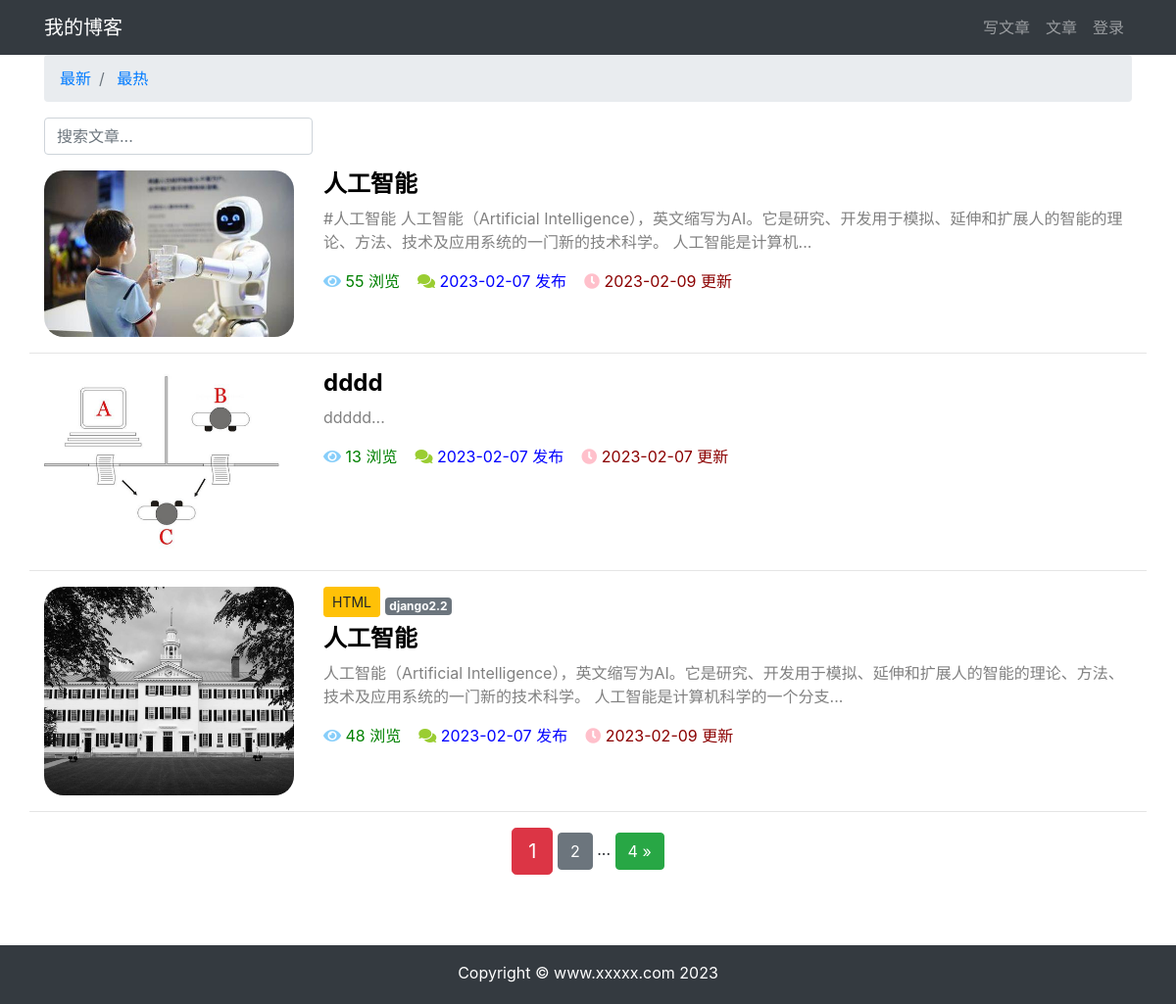
The page / on the database its author committed.
### article/models.py (models this page shows, shortened)
class ArticlePost(models.Model):
    author = models.ForeignKey(User, on_delete=models.CASCADE)
    avatar = models.ImageField(upload_to='article/%Y%m%d/', blank=True)
    column = models.ForeignKey(
        ArticleColumn,
        null=True,
        blank=True,
        on_delete=models.CASCADE,
        related_name='article'
    )
    title = models.CharField(max_length=100)
    tags = TaggableManager(blank=True)
    body = models.TextField()
    created = models.DateTimeField(default=timezone.now)
    updated = models.DateTimeField(auto_now=True)
    total_views = models.PositiveIntegerField(default=0)
    class Meta:
        ordering = ('-created',)

class ArticleColumn(models.Model):
    title = models.CharField(max_length=100, blank=True)
    created = models.DateTimeField(default=timezone.now)
    def __str__(self):
        return self.title

### article/views.py (the view)
# urls.py: path('', article_list, name='home'),
def article_list(request):
    search = request.GET.get('search')
    order = request.GET.get('order')
    column = request.GET.get('column')
    tag = request.GET.get('tag')
    article_list = ArticlePost.objects.all()
    if search:
        article_list = article_list.filter(
            Q(title__icontains=search) |
            Q(body__icontains=search)
        )
    else:
        search = ''
    if column is not None and column.isdigit():
        article_list = article_list.filter(column=column)
    if tag and tag != 'None':
        article_list = article_list.filter(tags__name__in=[tag])
    if order == 'total_views':
        article_list = article_list.order_by('-total_views')
    paginator = Paginator(article_list, 3)
    page = request.GET.get('page')
    articles = paginator.get_page(page)
    context = {
        'articles': articles,
        'order': order,
        'search': search,
        'column': column,
        'tag': tag,
    }
    return render(request, 'article/list.html', context)

### templates/article/list.html (shortened to what this page needs)
{% extends "base.html" %}
{% load staticfiles %}
{% block content %}
    <div class="container">
        <nav aria-label="breadcrumb">
            <ol class="breadcrumb">
                <li class="breadcrumb-item">
                    <a href="{% url 'article:article_list' %}?search={{ search }}&column={{ column }}&tag={{ tag }}">
                        最新
                    </a>
                </li>
                <li class="breadcrumb-item">
                    <a href="{% url 'article:article_list' %}?order=total_views&search={{ search }}&column={{ column }}&tag={{ tag }}">
                        最热
                    </a>
                </li>
            </ol>
        </nav>
        <div class="row">
            <div class="col-auto mr-auto">
                <form class="form-inline">
                    <input type="text"
                           class="form-control mb-2 mr-sm-2"
                           name="search"
                           placeholder="搜索文章..."
                           required
                    >
                </form>
            </div>
        </div>
        <div class="row mt-2">
            {% for article in articles %}
                {% if article.avatar %}
                    <div class="col-3">
                        <img src="{{ article.avatar.url }}"
                             alt="avatar"
                             style="max-width:100%; border-radius: 20px"
                        >
                    </div>
                {% endif %}
                <div class="col">
                    {% if article.column %}
                        <a type="button"
                           class="btn btn-sm mb-2
                        {% if article.column.title == 'CSS' %}
                            btn-success
                        {% elif article.column.title == 'JavaScript' %}
                            btn-danger
                        {% elif article.column.title == 'HTML' %}
                            btn-warning
                        {% endif %}
                        "
                           href="{% url 'article:article_list' %}?column={{ article.column.id }}">
                            {{ article.column }}
                        </a>
                    {% endif %}
                    <span>
                        {% for tag in article.tags.all %}
                            <a href="{% url 'article:article_list' %}?tag={{ tag }}" class="badge badge-secondary">
                                {{ tag }}
                            </a>
                        {% endfor %}
                    </span>
                    <h4>
                        <b>
                            <a href="{% url 'article:article_detail' article.id %}"
                               style="color: black;"
                            >
                                {{ article.title }}
                            </a>
                        </b>
                    </h4>
                    <div>
                        <p style="color: gray;">
                            {{ article.body|slice:'100' }}...
                        </p>
                    </div>
                    <p>
                        <span style="color: green;">
                            <i class="fas fa-eye" style="color: lightskyblue;"></i>
                    {{ article.total_views }} 浏览&nbsp;&nbsp;&nbsp;
                </span>
                        <span style="color: blue;">
                            <i class="fas fa-comments" style="color: yellowgreen;"></i>
                    {{ article.created|date:'Y-m-d' }} 发布&nbsp;&nbsp;&nbsp;
                </span>
                        <span style="color: darkred;">
                            <i class="fas fa-clock" style="color: pink;"></i>
                    {{ article.updated|date:'Y-m-d' }} 更新
                </span>
                    </p>
                </div>
                <hr style="width: 100%;"/>
            {% endfor %}
        </div>
        <div class="pagination row">
            <div class="m-auto">
        <span class="step-links">
            <span class="current btn btn-danger btn-lg">
                {{ articles.number }}
            </span>
            {% if articles.has_next %}
                <a href="?page={{ articles.next_page_number }}&order={{ order }}&search={{ search }}&column={{ column }}&tag={{ tag }}"
                   class="btn btn-secondary">
                    {{ articles.next_page_number }}</a>
                <span>...</span>
                <a href="?page={{ articles.paginator.num_pages }}&order={{ order }}&search={{ search }}&column={{ column }}&tag={{ tag }}"
                   class="btn btn-success">
                    {{ articles.paginator.num_pages }} &raquo;</a>
            {% endif %}
        </span>
            </div>
        </div>
    </div>
{% endblock content %}

### templates/base.html (shortened to what this page needs)
    使用 Django 3 学习的读者改为 {% load static %}
{% load staticfiles %}
<!DOCTYPE html>
<html lang="zh-cn">
<head>
    <link rel="stylesheet" href="{% static 'bootstrap/css/bootstrap.min.css' %}">
    <link rel="stylesheet" href="{% static 'md_css/monokai.css' %}">
    <link
            rel="stylesheet"
            href="https://cdn.jsdelivr.net/npm/@fortawesome/fontawesome-free@5.14.0/css/all.min.css">
</head>
<body>
{% include 'header.html' %}
<div id="wrapper">
    {% block content %}{% endblock content %}
    <div id="push"></div>
</div>
{% include 'footer.html' %}
</body>
</html>

### templates/header.html
{% load notifications_tags %}
{% notifications_unread as unread_count %}
<nav class="navbar navbar-expand-lg navbar-dark bg-dark">
    <div class="container">
        <a class="navbar-brand" href="#">我的博客</a>
        <div>
            <ul class="navbar-nav">
                <li class="nav-item">
                    <a class="nav-link" href="{% url 'article:article_create' %}">写文章</a>
                </li>
                <li class="nav-item">
                    <a class="nav-link" href="{% url 'article:article_list' %}">文章</a>
                </li>
                {% if user.is_authenticated %}
                    <li class="nav-item dropdown">
                        <a class="nav-link dropdown-toggle" href="#" id="navbarDropdown" role="button"
                           data-toggle="dropdown" aria-haspopup="true" aria-expanded="false">
                            {% if unread_count %}
                                <svg viewBox="0 0 8 8"
                                     width="8px"
                                     height="8px">
                                    <circle cx="4"
                                            cy="4"
                                            r="4"
                                            fill="#ff6b6b"
                                    ></circle>
                                </svg>
                            {% endif %}
                            {{ user.username }}
                        </a>
                        <div class="dropdown-menu" aria-labelledby="navbarDropdown">
                            <a class="dropdown-item" href="{% url "notice:list" %}">通知
                                {% if unread_count %}
                                    <span class="badge badge-danger">{{ unread_count }}</span>
                                {% endif %}
                            </a>
                            <a class="dropdown-item" href='{% url "userprofile:edit" user.id %}'>个人信息</a>
                            <a class="dropdown-item" href="#" onclick="user_delete()">删除用户</a>
                            <a class="dropdown-item" href='{% url "userprofile:logout" %}'>退出登录</a>
                            {% if user.is_authenticated %}
                                <form
                                        style="display:none;"
                                        id="user_delete"
                                        action="{% url 'userprofile:delete' user.id %}"
                                        method="POST"
                                >
                                    {% csrf_token %}
                                    <button type="submit">发送</button>
                                </form>
                                <script>
                                    function user_delete() {
                                        // 调用layer弹窗组件
                                        layer.open({
                                            title: "确认删除",
                                            content: "确认删除用户资料吗？",
                                            yes: function (index, layero) {
                                                $('form#user_delete button').click();
                                                layer.close(index);
                                            },
                                        })
                                    }
                                </script>
                            {% endif %}
                        </div>
                    </li>
                {% else %}
                    <li class="nav-item">
                        <a class="nav-link" href="{% url 'userprofile:login' %}">登录</a>
                    </li>
                {% endif %}
            </ul>
        </div>
    </div>
</nav>

### templates/footer.html
{% load staticfiles %}
<div>
    <br><br><br>
</div>
<footer class="py-3 bg-dark" id="footer">
    <div class="container">
        <p class="m-0 text-center text-white">Copyright &copy; www.xxxxx.com 2023</p>
    </div>
</footer>

### templates/base.html (style rules this page uses)
html, body { height: 100%; margin: 0; }
#wrapper { min-height: 100%; margin-bottom: -60px; }
#footer, #push { height: 60px; }

### rows shown on the page
ArticlePost: avatar (picture), title "人工智能", body "#人工智能 人工智能（Artificial Intelligence），英文缩写为AI。它是研究、开发用于模拟、延伸和扩展人的智能的理论、方法、技术及应用系统的一门新的技术科学。 人工智能是计算机", total_views "55", created "2023-02-07", updated "2023-02-09"
ArticlePost: avatar (picture), title "dddd", body "ddddd", total_views "13", created "2023-02-07", updated "2023-02-07"
ArticlePost: avatar (picture), column "HTML", title "人工智能", body "人工智能（Artificial Intelligence），英文缩写为AI。它是研究、开发用于模拟、延伸和扩展人的智能的理论、方法、技术及应用系统的一门新的技术科学。 人工智能是计算机科学的一个分支", total_views "48", created "2023-02-07", updated "2023-02-09"
Tag: name "django2.2"

### other values the page prints
{{ articles.number }} "1"
{{ articles.next_page_number }} "2"
{{ articles.paginator.num_pages }} "4"
